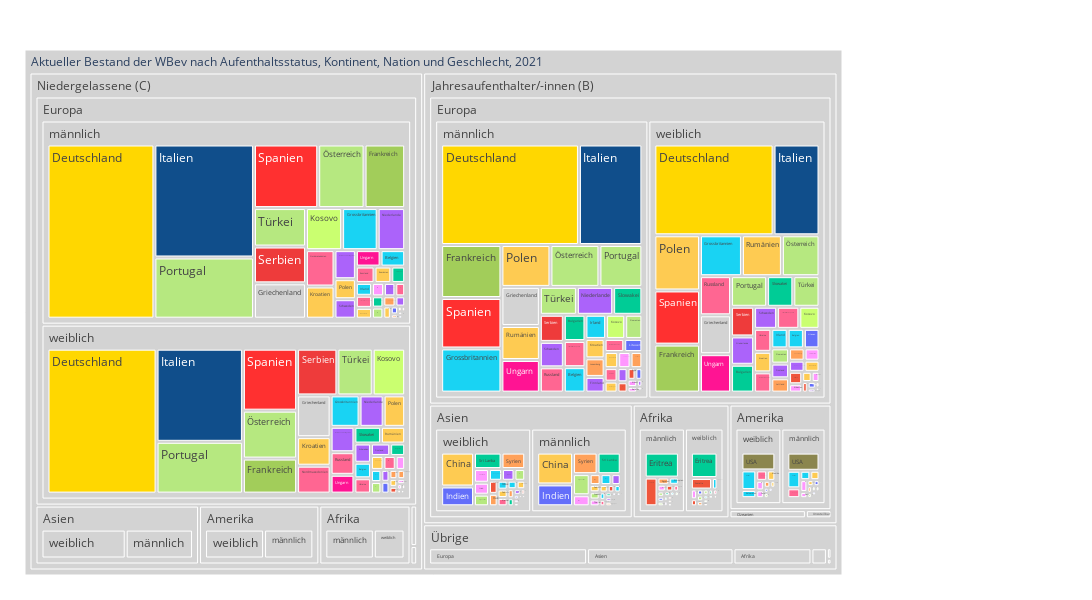

Notebook code for this chart:
### Code cell
myTitle="Aktueller Bestand der WBev nach Aufenthaltsstatus, Kontinent, Nation und Geschlecht, 2021"

fig = px.treemap(myTreemapAgg.reset_index().query('sum_WBev > 0'), path=[px.Constant(myTitle)
                                                   ,'AufArt2LangAgg', 'KontinentLang', 'SexLang', 'NationHistLang']
                 , values='sum_WBev'
                 , color='NationHistLang'
                 ## bei discrete scales (bei Klassen und Strings):                 
                 , color_discrete_map={'(?)':'lightgrey','Deutschland':'gold', 'Spanien':'#FF3030', 'Serbien':'#EE3B3B', 'Frankreich':'#A2CD5A','Kosovo':'#CAFF70','Grossbritanien':'orange','Italien':'#104E8B','Ungarn':'deeppink','SVP':'Österreich', 'USA':'#8B864E','Griechenland':'#lightblue' }                
                 ## bei continuous scales (bei Zahlenwerten):
                , color_continuous_scale='Blues'
                #, color_continuous_midpoint=np.average(df['AnzBestWir'], weights=df['AnzBestWir'])  
                 ,height=600
                 ,width=1200                 
                )
fig.update_traces(root_color="grey")
fig.update_layout(margin = dict(t=50, l=25, r=250, b=25))
fig.show()

### Figure 1 — Plotly figure (JSON) as saved in the notebook; plotly's stock layout.template omitted (floating-point values rounded to 4 significant figures; data arrays with more than 128 entries replaced by an {"elided": "..."} marker saying what was removed)
{"data": [{"branchvalues": "total", "customdata": {"elided": "870x1 str values"}, "domain": {"x": [0, 1], "y": [0, 1]}, "hovertemplate": "labels=%{label}<br>sum_WBev=%{value}<br>parent=%{parent}<br>id=%{id}<br>NationHistLang=%{customdata[0]}<extra></extra>", "ids": {"elided": "870 str values"}, "labels": {"elided": "870 str values"}, "marker": {"colors": {"elided": "870 str values"}}, "name": "", "parents": {"elided": "870 str values"}, "root": {"color": "grey"}, "type": "treemap", "values": {"elided": "870 int values"}}], "layout": {"height": 600, "legend": {"tracegroupgap": 0}, "margin": {"b": 25, "l": 25, "r": 250, "t": 50}, "width": 1200}}
